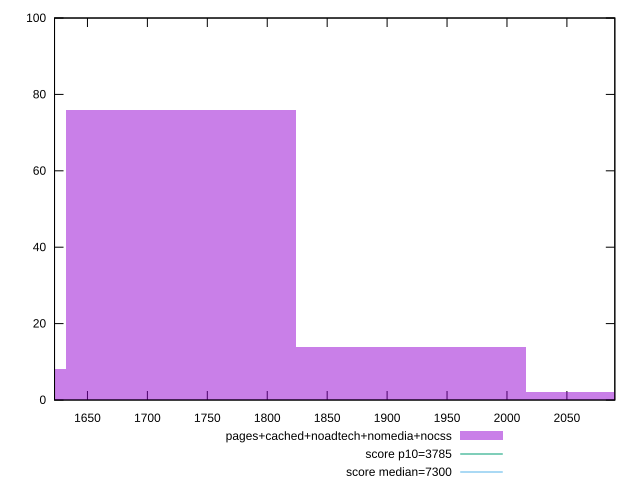

Reproduce this figure in gnuplot.
reset

$pagesCachedNoadtechNomediaNocss <<EOF
2111.758137543672 2
1727.8021125357318 76
1535.8241000317616 8
1919.780125039702 14
EOF

set key outside below
set boxwidth 191.9780125039702
set xrange [1622.5395000000003:2089.98]
set yrange [0:100]
set trange [0:100]
set style fill transparent solid 0.5 noborder

set parametric
set terminal svg size 640, 490 enhanced background rgb 'white'
set output "report_00009_2021-02-08T22-37-41.559Z/interactive/comparison/histogram/4_vs_5.svg"

plot $pagesCachedNoadtechNomediaNocss title "pages+cached+noadtech+nomedia+nocss" with boxes, \
     3785,t title "score p10=3785", \
     7300,t title "score median=7300"

reset
